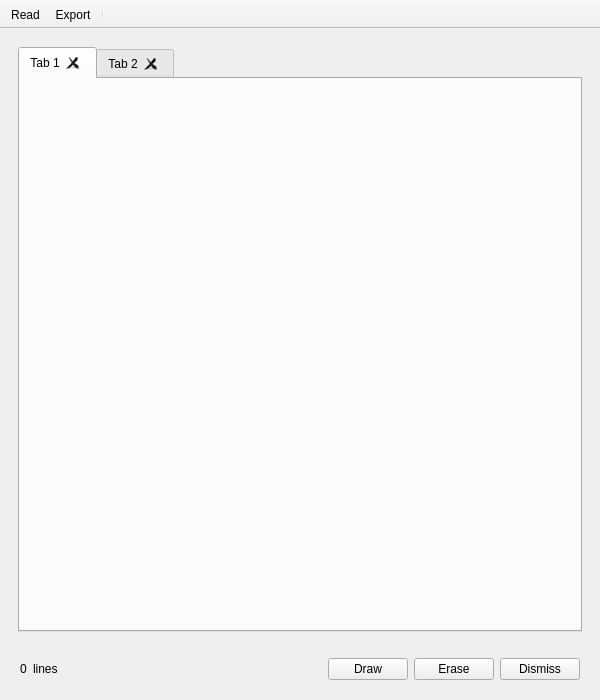
<?xml version="1.0" encoding="UTF-8"?>
<ui version="4.0">
 <class>MainWindow</class>
 <widget class="QMainWindow" name="MainWindow">
  <property name="geometry">
   <rect>
    <x>0</x>
    <y>0</y>
    <width>600</width>
    <height>700</height>
   </rect>
  </property>
  <property name="sizePolicy">
   <sizepolicy hsizetype="Minimum" vsizetype="Preferred">
    <horstretch>0</horstretch>
    <verstretch>0</verstretch>
   </sizepolicy>
  </property>
  <property name="minimumSize">
   <size>
    <width>300</width>
    <height>350</height>
   </size>
  </property>
  <property name="maximumSize">
   <size>
    <width>16777215</width>
    <height>16777215</height>
   </size>
  </property>
  <property name="windowTitle">
   <string>MainWindow</string>
  </property>
  <widget class="QWidget" name="main_widget">
   <layout class="QGridLayout" name="gridLayout_2">
    <item row="0" column="0">
     <layout class="QVBoxLayout" name="verticalLayout">
      <property name="sizeConstraint">
       <enum>QLayout::SetMaximumSize</enum>
      </property>
      <item>
       <widget class="QWidget" name="linelist_holder_widget" native="true">
        <layout class="QGridLayout" name="gridLayout">
         <item row="0" column="0">
          <widget class="QTabWidget" name="tab_widget">
           <property name="currentIndex">
            <number>0</number>
           </property>
           <property name="tabsClosable">
            <bool>true</bool>
           </property>
           <widget class="QWidget" name="tab">
            <attribute name="title">
             <string>Tab 1</string>
            </attribute>
           </widget>
           <widget class="QWidget" name="tab_2">
            <attribute name="title">
             <string>Tab 2</string>
            </attribute>
           </widget>
          </widget>
         </item>
        </layout>
       </widget>
      </item>
     </layout>
    </item>
    <item row="1" column="0">
     <layout class="QHBoxLayout" name="horizontalLayout" stretch="0,0,0,0,0,0">
      <property name="sizeConstraint">
       <enum>QLayout::SetMaximumSize</enum>
      </property>
      <property name="leftMargin">
       <number>11</number>
      </property>
      <property name="topMargin">
       <number>11</number>
      </property>
      <property name="rightMargin">
       <number>11</number>
      </property>
      <property name="bottomMargin">
       <number>11</number>
      </property>
      <item>
       <widget class="QLabel" name="lines_selected_label">
        <property name="text">
         <string>0</string>
        </property>
       </widget>
      </item>
      <item>
       <widget class="QLabel" name="label">
        <property name="text">
         <string>lines</string>
        </property>
       </widget>
      </item>
      <item>
       <spacer name="horizontalSpacer">
        <property name="orientation">
         <enum>Qt::Horizontal</enum>
        </property>
        <property name="sizeHint" stdset="0">
         <size>
          <width>40</width>
          <height>20</height>
         </size>
        </property>
       </spacer>
      </item>
      <item>
       <widget class="QPushButton" name="draw_button">
        <property name="toolTip">
         <string>Draw labels from selected lines.</string>
        </property>
        <property name="text">
         <string>Draw</string>
        </property>
       </widget>
      </item>
      <item>
       <widget class="QPushButton" name="erase_button">
        <property name="toolTip">
         <string>Erase all line labels</string>
        </property>
        <property name="text">
         <string>Erase</string>
        </property>
       </widget>
      </item>
      <item>
       <widget class="QPushButton" name="dismiss_button">
        <property name="toolTip">
         <string>Dismiss (hide) this window</string>
        </property>
        <property name="text">
         <string>Dismiss</string>
        </property>
       </widget>
      </item>
     </layout>
    </item>
   </layout>
  </widget>
  <widget class="QToolBar" name="main_toolbar">
   <property name="windowTitle">
    <string>Main Tool Bar</string>
   </property>
   <property name="movable">
    <bool>false</bool>
   </property>
   <property name="allowedAreas">
    <set>Qt::NoToolBarArea</set>
   </property>
   <property name="iconSize">
    <size>
     <width>24</width>
     <height>24</height>
    </size>
   </property>
   <property name="toolButtonStyle">
    <enum>Qt::ToolButtonTextUnderIcon</enum>
   </property>
   <property name="floatable">
    <bool>false</bool>
   </property>
   <attribute name="toolBarArea">
    <enum>TopToolBarArea</enum>
   </attribute>
   <attribute name="toolBarBreak">
    <bool>false</bool>
   </attribute>
   <addaction name="actionOpen"/>
   <addaction name="actionExport"/>
   <addaction name="separator"/>
  </widget>
  <action name="mask_editor_toggle">
   <property name="checkable">
    <bool>true</bool>
   </property>
   <property name="icon">
    <iconset>
     <normaloff>:/icons/050-mask.svg</normaloff>:/icons/050-mask.svg</iconset>
   </property>
   <property name="text">
    <string>Mask Editor</string>
   </property>
   <property name="toolTip">
    <string>Show/hide the mask editor</string>
   </property>
  </action>
  <action name="statistics_toggle">
   <property name="checkable">
    <bool>true</bool>
   </property>
   <property name="icon">
    <iconset>
     <normaloff>:/icons/015-compass-1.svg</normaloff>:/icons/015-compass-1.svg</iconset>
   </property>
   <property name="text">
    <string>Statistics</string>
   </property>
   <property name="toolTip">
    <string>Show/hide the data statistics</string>
   </property>
  </action>
  <action name="model_editor_toggle">
   <property name="checkable">
    <bool>true</bool>
   </property>
   <property name="icon">
    <iconset>
     <normaloff>:/icons/012-file.svg</normaloff>:/icons/012-file.svg</iconset>
   </property>
   <property name="text">
    <string>Model Editor</string>
   </property>
   <property name="toolTip">
    <string>Show/hide the model editor interface</string>
   </property>
  </action>
  <action name="new_workspace_action">
   <property name="icon">
    <iconset>
     <normaloff>:/icons/015-new.svg</normaloff>:/icons/015-new.svg</iconset>
   </property>
   <property name="text">
    <string>New</string>
   </property>
   <property name="toolTip">
    <string>Create a new workspace</string>
   </property>
  </action>
  <action name="open_workspace_action">
   <property name="icon">
    <iconset>
     <normaloff>:/icons/folder.svg</normaloff>:/icons/folder.svg</iconset>
   </property>
   <property name="text">
    <string>Open</string>
   </property>
   <property name="toolTip">
    <string>Open a previously saved workspace</string>
   </property>
  </action>
  <action name="save_workspace_action">
   <property name="icon">
    <iconset>
     <normaloff>:/icons/014-save.svg</normaloff>:/icons/014-save.svg</iconset>
   </property>
   <property name="text">
    <string>Save</string>
   </property>
   <property name="toolTip">
    <string>Save current workspace</string>
   </property>
  </action>
  <action name="actionOpen">
   <property name="icon">
    <iconset>
     <normaloff>:/icons/folder-2.svg</normaloff>:/icons/folder-2.svg</iconset>
   </property>
   <property name="text">
    <string>Read</string>
   </property>
   <property name="toolTip">
    <string>Read line list </string>
   </property>
  </action>
  <action name="actionExport">
   <property name="icon">
    <iconset>
     <normaloff>:/icons/inbox.svg</normaloff>:/icons/inbox.svg</iconset>
   </property>
   <property name="text">
    <string>Export</string>
   </property>
   <property name="toolTip">
    <string>Export selected rows</string>
   </property>
  </action>
  <action name="new_plot_action">
   <property name="icon">
    <iconset>
     <normaloff>:/icons/048-line-chart.svg</normaloff>:/icons/048-line-chart.svg</iconset>
   </property>
   <property name="text">
    <string>New Plot</string>
   </property>
   <property name="toolTip">
    <string>Create a new plot in the workspace</string>
   </property>
  </action>
  <action name="operations_action">
   <property name="icon">
    <iconset>
     <normaloff>:/icons/005-stats.svg</normaloff>:/icons/005-stats.svg</iconset>
   </property>
   <property name="text">
    <string>Operations</string>
   </property>
   <property name="toolTip">
    <string>Operations to be applied to data</string>
   </property>
  </action>
  <action name="arithmetic_action">
   <property name="icon">
    <iconset>
     <normaloff>:/icons/014-calculator.svg</normaloff>:/icons/014-calculator.svg</iconset>
   </property>
   <property name="text">
    <string>Arithmetic</string>
   </property>
   <property name="toolTip">
    <string>Perform arithmetic between data</string>
   </property>
  </action>
  <action name="delete_data_action">
   <property name="icon">
    <iconset>
     <normaloff>:/icons/delete-1.svg</normaloff>:/icons/delete-1.svg</iconset>
   </property>
   <property name="text">
    <string>Delete Data</string>
   </property>
   <property name="toolTip">
    <string>Delete the selected data item</string>
   </property>
  </action>
  <action name="default_theme_action">
   <property name="text">
    <string>Native</string>
   </property>
   <property name="toolTip">
    <string>Switch application to native theme</string>
   </property>
  </action>
  <action name="dark_theme_action">
   <property name="text">
    <string>Dark</string>
   </property>
   <property name="toolTip">
    <string>Switch application to dark theme</string>
   </property>
  </action>
  <action name="tabbed_view_toggle">
   <property name="checkable">
    <bool>true</bool>
   </property>
   <property name="text">
    <string>Tabbed View</string>
   </property>
   <property name="toolTip">
    <string>Toggle between tabbed view and subwindow view</string>
   </property>
  </action>
 </widget>
 <resources/>
 <connections/>
</ui>
